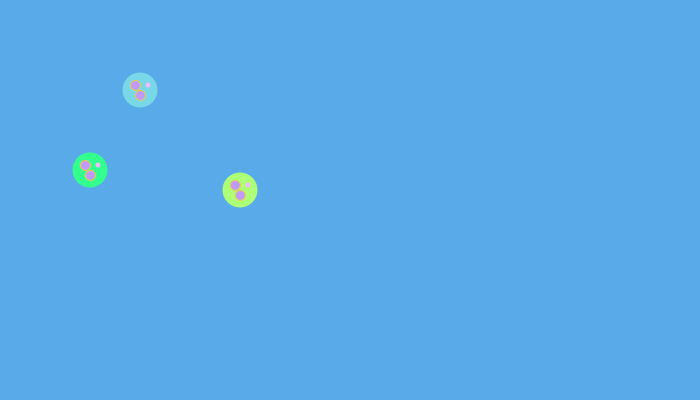
Frame 1 (no input)
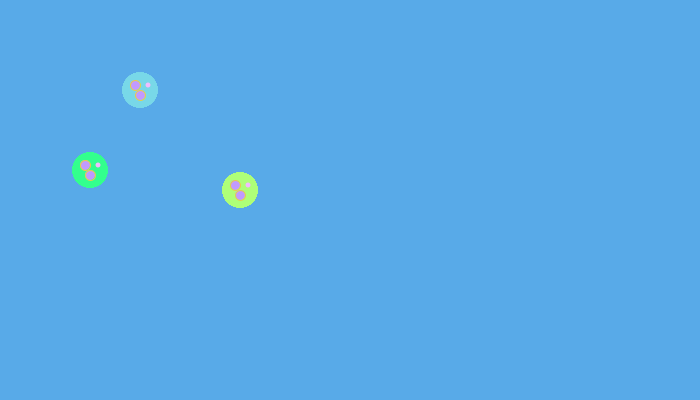
Frame 60 (the mouse pressed at the canvas centre just before this capture)
Frame 120 (the mouse held since frame 60 and released just before this capture): identical to frame 60, image omitted

The Processing sketch that drew these frames (run headless with seeded random() and noise(); from frame 60 on, the mouse is pressed at the canvas centre):

// Processing sketch: sketch_3
// ── sketch_3.pde
int x = 50;
int y = 120;
color grn; 
color slate;
color ltgrn;

void setup() {
  background(88, 170, 232);
  size(700, 400);
  noStroke();
  //smooth();
  grn = color(51, 255, 142);
  slate = color(120, 216, 232);
  ltgrn = color(174, 255, 120);
}


void draw() {
  //each instance of these functions is going to be unique as a result
  // of the parameters + function definition.

  //if (mousePressed) {
  //fill(255);
  //ellipse(120, 100, 50, 60);

  bump(50, 130, grn);   // function call
  bump(100, 50, slate);
  bump(200, 150, ltgrn);


  /*
   fill(255);
   ellipse(120, 100, 50, 60);
   */
  //}


  /*
  x = 50;
   y = 130;
   noStroke();
   fill(grn);  //
   ellipse(40 + x, 40 + y, 35, 35);
   fill(193, 154, 255); // purple
   stroke(229, 206, 76); // orange
   strokeWeight(1);
   ellipse(35 + x, 35 + y, 10, 10);
   ellipse(40 + x, 45 + y, 10, 10);
   noStroke();
   fill(241, 188, 255); // light purple
   ellipse(48 + x, 35 + y, 5, 5);
   
   x = 100;
   y = 50;
   noStroke();
   fill(slate);  //
   ellipse(40 + x, 40 + y, 35, 35);
   fill(193, 154, 255); // purple
   stroke(229, 206, 76); // orange
   strokeWeight(1);
   ellipse(35 + x, 35 + y, 10, 10);
   ellipse(40 + x, 45 + y, 10, 10);
   noStroke();
   fill(241, 188, 255); // light purple
   ellipse(48 + x, 35 + y, 5, 5);
   
   x = 200;
   y = 150;
   noStroke();
   fill(ltgrn);  //
   ellipse(40 + x, 40 + y, 35, 35);
   fill(193, 154, 255); // purple
   stroke(229, 206, 76); // orange
   strokeWeight(1);
   ellipse(35 + x, 35 + y, 10, 10);
   ellipse(40 + x, 45 + y, 10, 10);
   noStroke();
   fill(241, 188, 255); // light purple
   ellipse(48 + x, 35 + y, 5, 5);
   */
}

void bump(int locX, int locY, color clr) {
  x = locX;
  y = locY;
  noStroke();
  fill(clr);  //
  ellipse(40 + x, 40 + y, 35, 35);
  fill(193, 154, 255); // purple
  stroke(229, 206, 76); // orange
  strokeWeight(1);
  ellipse(35 + x, 35 + y, 10, 10);
  ellipse(40 + x, 45 + y, 10, 10);
  noStroke();
  fill(241, 188, 255); // light purple
  ellipse(48 + x, 35 + y, 5, 5);
  //println(x);
  //println(y);
}
